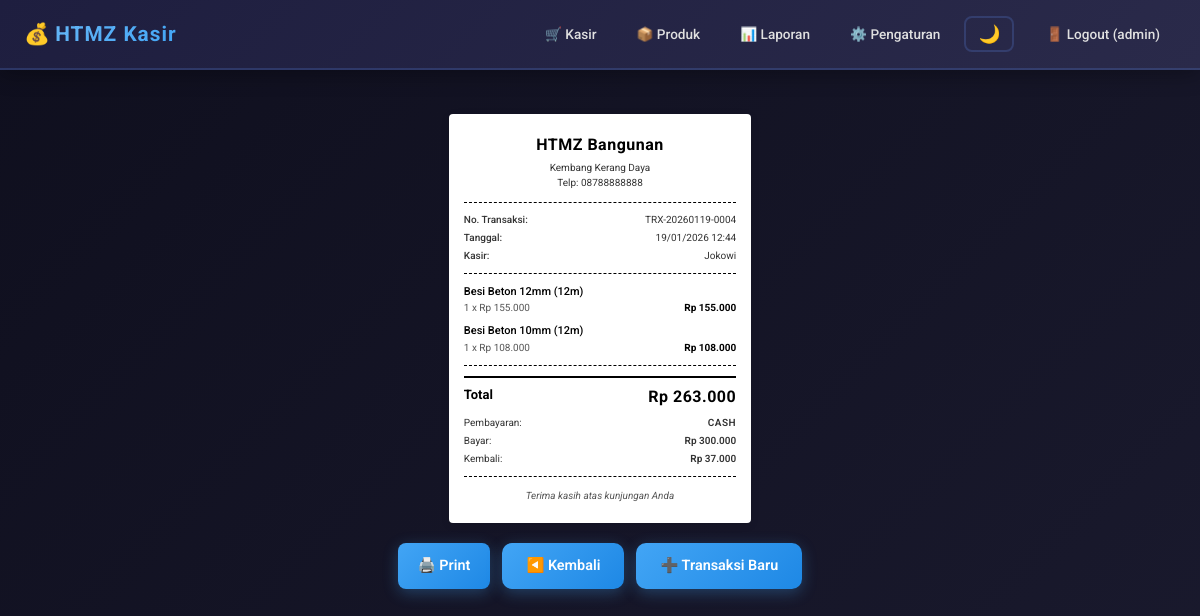
/receipt/4?from=reports&mode=daily (signed in), run on an earlier commit of the app's database.
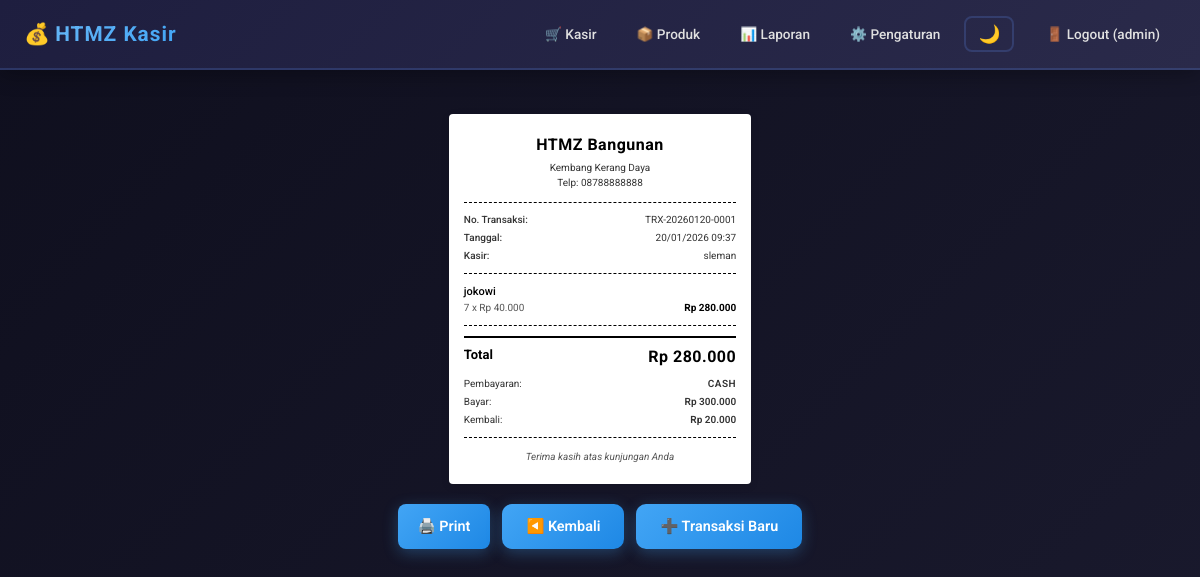
And on a later commit of the database.
### models.py (models this page shows)
class Setting(Base):
    __tablename__ = "settings"
    id = Column(Integer, primary_key=True)
    store_name = Column(String, default="Nama Toko Anda")
    store_address = Column(String, default="Alamat Toko Anda")
    store_phone = Column(String, default="")
    timezone = Column(String, default="WIB")  # WIB (UTC+7), WITA (UTC+8), WIT (UTC+9)

class Transaction(Base):
    __tablename__ = "transactions"
    id = Column(Integer, primary_key=True)
    trx_no = Column(String, unique=True, nullable=False)
    created_at = Column(DateTime, default=datetime.utcnow)
    cashier = Column(String, nullable=False)
    payment_method = Column(String, default="cash")  # cash/qris/transfer
    total = Column(Float, nullable=False, default=0)
    paid = Column(Float, nullable=False, default=0)
    change = Column(Float, nullable=False, default=0)
    items = relationship("TransactionItem", back_populates="trx", cascade="all, delete-orphan")

class TransactionItem(Base):
    __tablename__ = "transaction_items"
    id = Column(Integer, primary_key=True)
    transaction_id = Column(Integer, ForeignKey("transactions.id"))
    product_code = Column(String, nullable=False)
    product_name = Column(String, nullable=False)
    price = Column(Float, nullable=False, default=0)  # Harga jual
    cost_price = Column(Float, nullable=False, default=0)  # Harga asli/harga beli
    qty = Column(Integer, nullable=False, default=1)
    subtotal = Column(Float, nullable=False, default=0)
    trx = relationship("Transaction", back_populates="items")

### app.py (the view)
@app.get("/receipt/{trx_id}", response_class=HTMLResponse)
def receipt_page(request: Request, trx_id: int, from_page: str = Query(None, alias="from"), mode: str = Query("daily"), db: Session = Depends(get_db)):
    r = require_login(request)
    if r: return r
    trx = db.query(Transaction).filter(Transaction.id == trx_id).first()
    settings = db.query(Setting).first()
    if not trx:
        return RedirectResponse("/cashier", status_code=302)
    logged_in_user = db.query(User).filter(User.username == request.session["user"]["username"]).first()
    if logged_in_user and logged_in_user.display_name is None:
        logged_in_user.display_name = logged_in_user.username
        db.commit()
        db.refresh(logged_in_user)
        request.session["user"]["display_name"] = logged_in_user.display_name # Update session immediately
    back_url = "/cashier"
    if from_page == "reports":
        back_url = f"/reports?mode={mode}"
    formatted_created_at = format_datetime_with_tz(trx.created_at, db, "%d/%m/%Y %H:%M")
    return templates.TemplateResponse("receipt.html", {
        "request": request,
        "trx": trx,
        "user": request.session["user"],
        "settings": settings,
        "back_url": back_url,
        "formatted_created_at": formatted_created_at
    })

### templates/receipt.html
{% extends "layout.html" %}
{% block content %}
<div id="receipt-wrapper">
  <div class="receipt">
    <div class="receipt-header">
      <div class="store-name">{{ settings.store_name }}</div>
      {% if settings.store_address %}<div class="store-address">{{ settings.store_address }}</div>{% endif %}
      {% if settings.store_phone %}<div class="store-phone">Telp: {{ settings.store_phone }}</div>{% endif %}
    </div>
    <div class="receipt-line"></div>
    <div class="receipt-info">
      <div class="info-row">
        <span>No. Transaksi:</span>
        <span>{{ trx.trx_no }}</span>
      </div>
      <div class="info-row">
        <span>Tanggal:</span>
        <span>{{ formatted_created_at }}</span>
      </div>
      <div class="info-row">
        <span>Kasir:</span>
        <span>{{ trx.cashier }}</span>
      </div>
    </div>
    <div class="receipt-line"></div>
    <div class="receipt-items">
      {% for it in trx.items %}
      <div class="receipt-item">
        <div class="item-header">
          <span class="item-name">{{ it.product_name }}</span>
        </div>
        <div class="item-details">
          <span class="item-qty">{{ it.qty }} x Rp {{ it.price | format_idr }}</span>
          <span class="item-total">Rp {{ it.subtotal | format_idr }}</span>
        </div>
      </div>
      {% endfor %}
    </div>
    <div class="receipt-line"></div>
    <div class="receipt-total">
      <div class="total-row">
        <span>Total</span>
        <span class="total-amount">Rp {{ trx.total | format_idr }}</span>
      </div>
      <div class="payment-row">
        <span>Pembayaran:</span>
        <span class="payment-method">{{ trx.payment_method | upper }}</span>
      </div>
      <div class="payment-row">
        <span>Bayar:</span>
        <span>Rp {{ trx.paid | format_idr }}</span>
      </div>
      <div class="payment-row">
        <span>Kembali:</span>
        <span>Rp {{ trx.change | format_idr }}</span>
      </div>
    </div>
    <div class="receipt-line"></div>
    <div class="receipt-footer">
      <div class="footer-text">Terima kasih atas kunjungan Anda</div>
    </div>
  </div>
  <div class="actions">
    <button onclick="window.print()">🖨️ Print</button>
    <a class="btn" href="{{ back_url }}">◀️ Kembali</a>
    <a class="btn" href="/cashier">➕ Transaksi Baru</a>
  </div>
</div>
{% endblock %}

### templates/layout.html (shortened to what this page needs)
<!doctype html>
<html>
<head>
  <link rel="stylesheet" href="/static/style.css">
</head>
<body>
  <header class="topbar">
    <div class="brand">💰 <span class="gradient-text">HTMZ Kasir</span></div>
    {% if user %}
      <nav>
        <a href="/cashier">🛒 Kasir</a>
        <a href="/products">📦 Produk</a>
        <a href="/reports?mode=daily">📊 Laporan</a>
        <a href="/settings">⚙️ Pengaturan</a>
        <button id="theme-toggle" class="theme-toggle" title="Toggle Dark/Light Mode">🌓</button>
        <a href="#" id="logout-link">🚪 Logout ({{ user.username }})</a>
      </nav>
    {% endif %}
  </header>
  <main class="container">
    {% block content %}{% endblock %}
  </main>
</body>
</html>

What changed in the data, as far as the page shows it:
removed TransactionItem: product_name "Besi Beton 12mm (12m)", qty "1", price "155.000", subtotal "155.000"
removed TransactionItem: product_name "Besi Beton 10mm (12m)", qty "1", price "108.000", subtotal "108.000"
changed Transaction "CASH": trx_no "TRX-20260119-0004" → "TRX-20260120-0001"; cashier "Jokowi" → "sleman"; total "263.000" → "280.000"; change "37.000" → "20.000"
now on this page (row edited): TransactionItem: product_name "jokowi", qty "7", price "40.000", subtotal "280.000"
Also different on the page:
text no longer shown: "19/01/2026 12:44"
text now shown: "20/01/2026 09:37"
